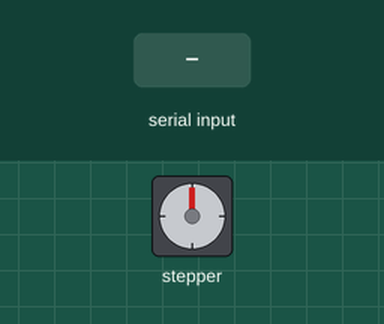
Simulated run of this sketch. Board: Arduino Uno, built with avr-gcc and run on an emulated ATmega328P. Parts: stepper motor. Wiring (inferred from the names in the program): stepper motor driver (200 steps per turn assumed): step pin 9; direction pin 8. The inputs (shaded band) are chosen by the test bench.

Above: at 1.2 s.
1.3 s: "90,45\n" received over Serial
At 1.8 s:
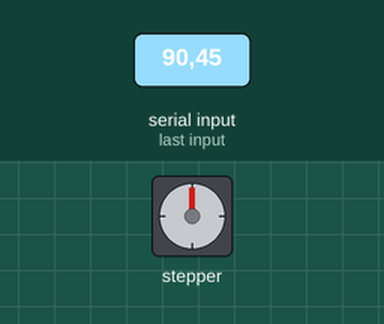
4.3 s: "30,150\n" received over Serial
At 12.7 s:
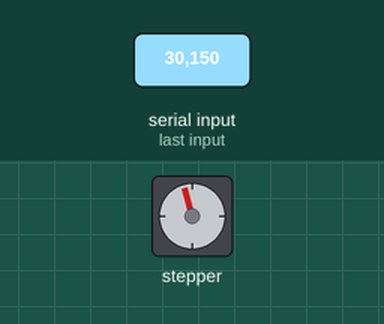
Timing chart, 0 to 36.6 s (numbered marks = the images above; inputs shaded):
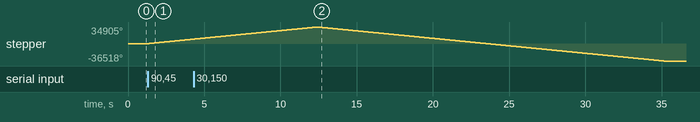

The sketch:

PowerScrew.ino
```cpp
// (licence header left out)
#define DIR_PIN 8
#define STEP_PIN 9
#define STOP 0
#define UP 1
#define DOWN -1
int desiredMovement;

void setup() {
  pinMode(DIR_PIN, OUTPUT);
  pinMode(STEP_PIN, OUTPUT);
  Serial.begin(9600);
  desiredMovement = 0;
}

void loop(){

  if(Serial.available())
  {
    desiredMovement = Serial.parseInt();
  }

  rotate(desiredMovement*1600, .25);

  //rotate a specific number of degrees
  //rotateDeg(360, 1);
  //delay(1000);

  // rotateDeg(-360, .1);  //reverse
  // delay(1000);


  //rotate a specific number of microsteps (8 microsteps per step)
  //a 200 step stepper would take 1600 micro steps for one full revolution
  //rotate(-1600, .3);
 // delay(1000);

  //rotate(-1600, .25); //reverse
  //delay(1000);
}


void rotate(int steps, float speed){
  //rotate a specific number of microsteps (8 microsteps per step) - (negitive for reverse movement)
  //speed is any number from .01 -> 1 with 1 being fastest - Slower is stronger
  int dir = (steps > 0)? HIGH:LOW;
  steps = abs(steps);

  digitalWrite(DIR_PIN,dir);

  float usDelay = (1/speed) * 70;

  for(int i=0; i < steps; i++){
    digitalWrite(STEP_PIN, HIGH);
    delayMicroseconds(usDelay);

    digitalWrite(STEP_PIN, LOW);
    delayMicroseconds(usDelay);
  }
}

void rotateDeg(float deg, float speed){
  //rotate a specific number of degrees (negitive for reverse movement)
  //speed is any number from .01 -> 1 with 1 being fastest - Slower is stronger
  int dir = (deg > 0)? HIGH:LOW;
  digitalWrite(DIR_PIN,dir);

  int steps = abs(deg)*(1/0.225);
  float usDelay = (1/speed) * 70;

  for(int i=0; i < steps; i++){
    digitalWrite(STEP_PIN, HIGH);
    delayMicroseconds(usDelay);

    digitalWrite(STEP_PIN, LOW);
    delayMicroseconds(usDelay);
  }
}
```

Measured:
- after the input at 1.3 s, stepper: keeps turning clockwise at about 3143°/s, starting at once
